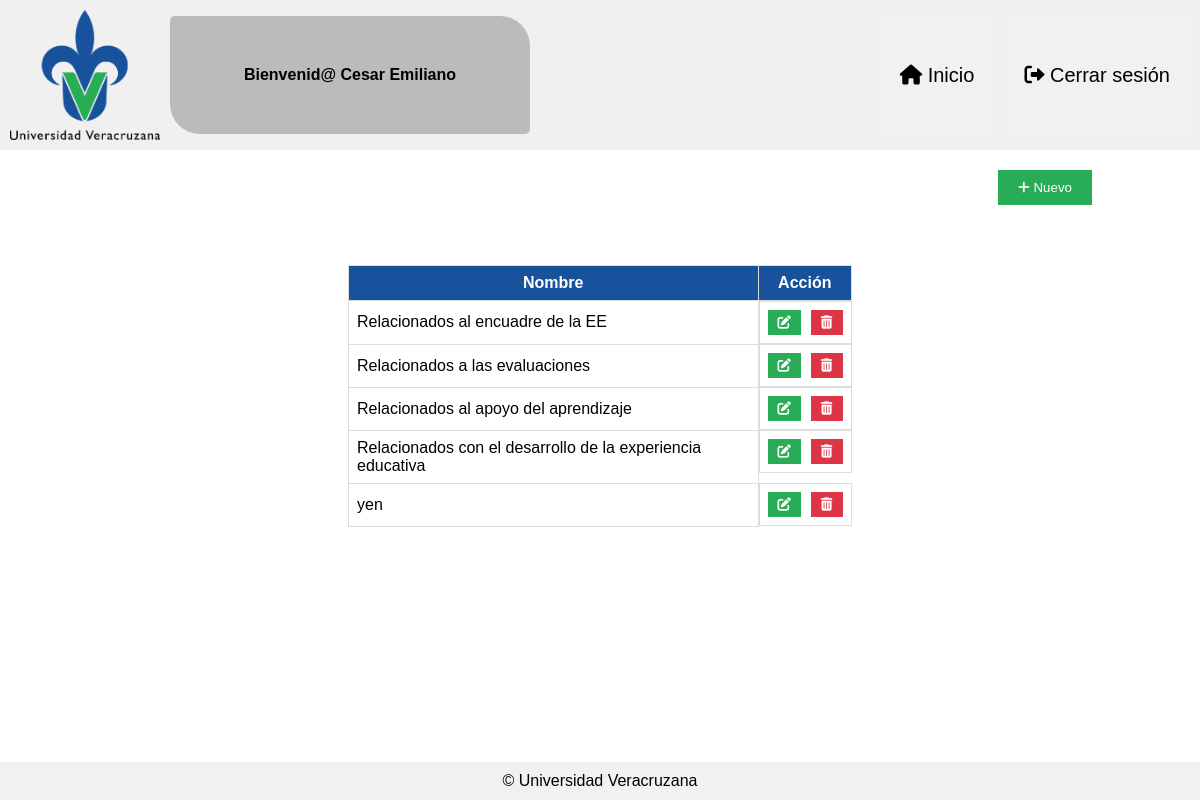
Page /administrarTiposProblematicas.php (signed in) on the committed database.
### tables this page shows
CREATE TABLE `tipo_problematica` (
  `idTipoProblematica` int(11) NOT NULL,
  `nombre` varchar(100) NOT NULL
);

### controllers/TipoProblematicaController.php (called while the page is built, shortened)
<?php
require_once '../config/connection.php';
require_once '../models/TipoProblematica.php';
class TipoProblematicaController
{
    private $tipoProblematicaModel;
    public function __construct()
    {
        $this->conn = connectiondb();
        $this->tipoProblematicaModel = new TipoProblematica($this->conn);
    }
    public function showTiposProblematicas()
    {
        $user = $_SESSION['user'];
        $csrf_token = $_SESSION['csrf_token'];
        $problematicas = $this->tipoProblematicaModel->getTipos();
        require_once '../views/administrarTiposProblematicas.php';
    }
}

### public/administrarTiposProblematicas.php (called while the page is built)
<?php
require_once '../controllers/TipoProblematicaController.php';
$controller = new TipoProblematicaController();
$controller->showTiposProblematicas();

### config/connection.php (called while the page is built, shortened)
<?php
function connectiondb()
{
    $host = $_ENV['DB_HOST'];
    $port = (int) $_ENV['DB_PORT'];
    $socket = $_ENV['DB_SOCKET'];
    $user = $_ENV['DB_USER'];
    $password = $_ENV['DB_PASSWORD'];
    $dbname = $_ENV['DB_NAME'];
    $conn = new mysqli($host, $user, $password, $dbname, $port, $socket);
    return $conn;
}
?>

### models/TipoProblematica.php (called while the page is built, shortened)
<?php
class TipoProblematica
{
    private $conn;
    public function __construct($conn)
    {
        $this->conn = $conn;
    }
    public function getTipos()
    {
        $stmt = $this->conn->prepare("SELECT idTipoProblematica, nombre FROM tipo_problematica");
        $stmt->execute();
        $result = $stmt->get_result();
        $tipos = $result->fetch_all(MYSQLI_ASSOC);
        return $tipos;
    }
}

### views/administrarTiposProblematicas.php (the view, shortened to what this page needs)
<!DOCTYPE html>
<html lang="es">
<head>
    <link rel="stylesheet" href="<?= BASE_URL; ?>/assets/css/administrarTiposProblematicas.css">
    <link rel="stylesheet" href="https://cdnjs.cloudflare.com/ajax/libs/font-awesome/6.0.0-beta3/css/all.min.css">
    <link href="<?= BASE_URL; ?>/libs/DataTables/datatables.min.css" rel="stylesheet">
</head>
<body>
    <div class="header-container">
        <div class="header-left">
            <img src="<?= BASE_URL; ?>/assets/img/UV.png" alt="UV Logo">
            <div class="welcome-message">Bienvenid@ <?php echo htmlspecialchars($user); ?></div>
        </div>
        <div class="header-left">
            <button class="buttonsHead" onclick="location.href='<?= BASE_URL; ?>/menu.php'"><i class="fas fa-home"></i> Inicio</button>
            <button class="buttonsHead" onclick="location.href='<?= BASE_URL; ?>/cerrarSesion.php'"><i class="fas fa-sign-out-alt"></i> Cerrar sesión</button>
        </div>
    </div>
    <div class="new-button-container">
        <button class="buttonNew" onclick="location.href = '<?= BASE_URL; ?>/registroTipoProblematica.php' "><i class="fas fa-plus"></i> Nuevo</button>
    </div>
    <div class="table-container">
        <table id="problematicaTable">
            <thead>
                <tr>
                    <th class="autoWidthColumn">Nombre</th>
                    <th class="autoWidthColumn">Acción</th>
                </tr>
            </thead>
            <tbody>
                <?php
                if (!empty($problematicas)) {
                    foreach ($problematicas as $row) {
                        $idTipoProblematica = $row['idTipoProblematica'];
                        echo "<tr>
                                <td>{$row['nombre']}</td>
                                <td class='action-buttons autoTable'>
                                    <button class='edit' data-id-problematica='{$idTipoProblematica}'><i class='fas fa-edit'></i></button>
                                    <button class='delete' data-id-problematica='{$idTipoProblematica}' data-csrf-token='{$csrf_token}'><i class='fas fa-trash-alt'></i></button>
                                </td>
                            </tr>";
                    }
                }
                ?>
            </tbody>
        </table>
    </div>
    <footer>© Universidad Veracruzana</footer>
</body>
</html>

### public/assets/css/administrarTiposProblematicas.css (style rules this page uses)
body { font-family: Arial, sans-serif; display: flex; flex-direction: column; min-height: 100vh; margin: 0; }
.header-container { display: flex; justify-content: space-between; align-items: center; padding: 10px; background-color: #f0f0f0; }
.header-left { display: flex; gap: 10px; align-items: center; }
.header-left img { width: 150px; }
.welcome-message { background-color: #bbb; padding: 50px 30px; width: 300px; text-align: center; white-space: nowrap; overflow: hidden; text-overflow: ellipsis; border-radius: 5px 30px; font-weight: bold; }
.header-left button { background-color: #f1f1f1; color: black; border: none; padding: 50px 20px; cursor: pointer; font-size: 20px; }
.new-button-container { text-align: right; margin: 20px auto; width: 82%; }
.buttonNew { background-color: #28AD56; color: white; border: none; padding: 10px 20px; cursor: pointer; }
table { width: 60%; margin: 20px auto; border-collapse: collapse; }
th, td { border: 1px solid #dddddd; text-align: left; padding: 8px; }
th { background-color: #18529D; color: white; }
.autoWidthColumn { white-space: nowrap; width: auto; text-align: center; }
.action-buttons { display: flex; justify-content: space-between; gap: 10px; width: auto; }
.action-buttons button { background-color: #28AD56; color: white; border: none; padding: 5px 10px; cursor: pointer; flex-grow: 1; }
.action-buttons button.delete { background-color: #dc3545; }
.table-container { text-align: center; margin: 0px 0; padding: 20px 180px; }
footer { margin-top: auto; text-align: center; padding: 10px; background-color: #f1f1f1; }

### rows in the picture
tipo_problematica: nombre "Relacionados al encuadre de la EE"
tipo_problematica: nombre "Relacionados a las evaluaciones"
tipo_problematica: nombre "Relacionados al apoyo del aprendizaje"
tipo_problematica: nombre "Relacionados con el desarrollo de la experiencia educativa"
tipo_problematica: nombre "yen"

### other values in the picture
$user "Cesar Emiliano"
